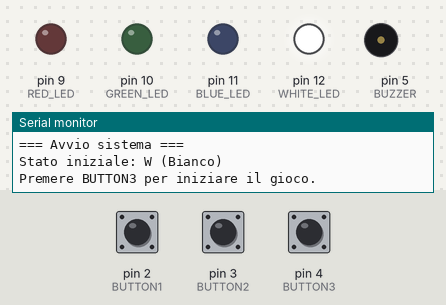
Bench run of a sketch on a simulated Arduino Uno, built with avr-gcc and run on an emulated ATmega328P. Parts: output pins drawn as LEDs (lit = HIGH), buzzer (waves = sounding), the last lines printed to the serial monitor. Inputs (shaded band) come from the test bench; at power-on: pin 4 (BUTTON3) LOW, pin 2 (BUTTON1) LOW, pin 3 (BUTTON2) LOW. Random numbers use the default seed unless the sketch sets one.

Above: at 1.2 s.
1.3 s: pin 4 (BUTTON3) pulled HIGH for 0.15 s
At 2.7 s:
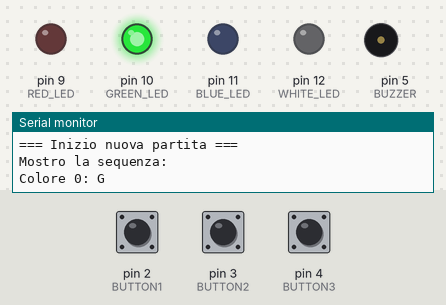
At 6.6 s:
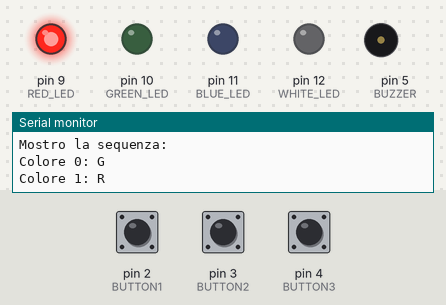
Timing chart, 0 to 21.5 s (numbered marks = the images above; inputs shaded):
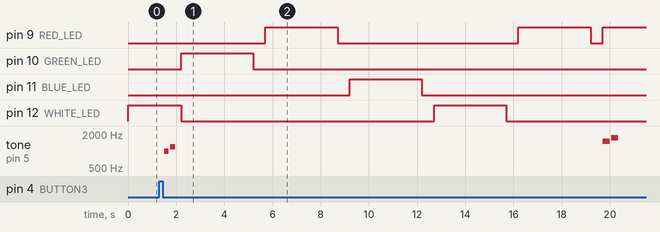

Measured:
- after the input at 1.3 s, pin 9 (RED_LED): goes HIGH 3.0 s, LOW 7.5 s, HIGH 3.0 s, LOW 0.50 s, then HIGH, starting after 4.4 s; pin 10 (GREEN_LED): LOW → HIGH after 0.90 s, → LOW 3.0 s later

The sketch:

colors4craft.ino
```cpp
/****************************************************
 * Esempio completo con gestione della sequenza,
 * segnalazioni musicali tramite PWM e partenza da
 * stato iniziale "bianco" (W):
 *
 * - 2 pulsanti per i giocatori (BUTTON1 e BUTTON2)
 * - 1 pulsante per (ri)avviare il gioco (BUTTON3)
 * - 4 LED (Rosso, Verde, Blu, Bianco)
 * - Buzzer collegato al digital pin 5
 *
 * Funzionalità:
 * 1) Genera una sequenza casuale di input (BUTTON1 o BUTTON2)
 *    e la trasforma in una sequenza di colori, partendo da 'W'.
 * 2) Prima di mostrare la sequenza, il sistema suona una musica di
 *    avviso (playSequenceAlertMelody()).
 * 3) La sequenza di colori viene mostrata, con ogni colore visualizzato
 *    per 3 secondi.
 * 4) Terminata la sequenza, il sistema suona una musica che segnala la
 *    prontezza al gioco (playReadyMelody()).
 * 5) I giocatori si alternano a premere il proprio pulsante per riprodurre
 *    la sequenza.
 * 6) Se un input non corrisponde, il sistema suona una musica di errore
 *    (playErrorMelody()) e segnala la sconfitta.
 * 7) Se la sequenza viene riprodotta correttamente, il sistema suona
 *    una musica di vittoria (playVictoryMelody()).
 * 8) Il gioco ricomincia premendo BUTTON3.
 ****************************************************/

// Pin dei LED
const int RED_LED   = 9;
const int GREEN_LED = 10;
const int BLUE_LED  = 11;
const int WHITE_LED = 12;

// Pin dei pulsanti
const int BUTTON1 = 2;  // Giocatore 1
const int BUTTON2 = 3;  // Giocatore 2
const int BUTTON3 = 4;  // Bottone per (ri)avviare il gioco

// Pin del buzzer
const int BUZZER = 5;

// Costante: lunghezza della sequenza da riprodurre
const int SEQUENCE_LENGTH = 5;

// Lo stato iniziale è sempre "bianco"
char initialState = 'W';

// Variabili per la gestione della sequenza
int generatedActions[SEQUENCE_LENGTH];      // 1 = BUTTON1, 2 = BUTTON2
char expectedSequence[SEQUENCE_LENGTH];       // Sequenza di colori attesa
int playerInputIndex = 0;

// Enum per gestire lo stato del gioco
enum GameState { WAIT_START, SHOW_SEQUENCE, WAIT_INPUT, GAME_OVER, GAME_WIN };
GameState gameState = WAIT_START;

// Funzione per generare la transizione dello stato
char getNextState(char state, int player) {
  if (state == 'R') {
    return (player == 1) ? 'G' : 'B';
  }
  else if (state == 'G') {
    return (player == 1) ? 'B' : 'R';
  }
  else if (state == 'B') {
    // Per entrambi i giocatori, B -> W
    return 'W';
  }
  else if (state == 'W') {
    return (player == 1) ? 'R' : 'G';
  }
  return state;
}

// Funzione per aggiornare i LED in base allo stato
void updateLED(char state) {
  // Spegne tutti i LED
  digitalWrite(RED_LED,   LOW);
  digitalWrite(GREEN_LED, LOW);
  digitalWrite(BLUE_LED,  LOW);
  digitalWrite(WHITE_LED, LOW);

  // Accende il LED corrispondente, se lo stato è valido
  switch (state) {
    case 'R': digitalWrite(RED_LED,   HIGH); break;
    case 'G': digitalWrite(GREEN_LED, HIGH); break;
    case 'B': digitalWrite(BLUE_LED,  HIGH); break;
    case 'W': digitalWrite(WHITE_LED, HIGH); break;
    default: break;
  }
}

// Funzioni per modulare le "musicahette" usando PWM sul buzzer
void playSequenceAlertMelody() {
  tone(BUZZER, 1000, 200);
  delay(250);
  tone(BUZZER, 1200, 200);
  delay(250);
  noTone(BUZZER);
}

void playReadyMelody() {
  tone(BUZZER, 1500, 300);
  delay(350);
  tone(BUZZER, 1700, 300);
  delay(350);
  noTone(BUZZER);
}

void playErrorMelody() {
  tone(BUZZER, 500, 500);
  delay(550);
  noTone(BUZZER);
}

void playVictoryMelody() {
  tone(BUZZER, 2500, 500);
  delay(550);
  tone(BUZZER, 3000, 500);
  delay(550);
  noTone(BUZZER);
}

// Genera la sequenza casuale e calcola la sequenza di colori attesa
void generateSequence() {
  char currentState = initialState;
  for (int i = 0; i < SEQUENCE_LENGTH; i++) {
    // Genera casualmente 1 o 2
    int action = random(1, 3); // random(1,3) restituisce 1 o 2
    generatedActions[i] = action;
    // Calcola il nuovo stato in base all'azione
    currentState = getNextState(currentState, action);
    expectedSequence[i] = currentState;
  }
}

// Mostra la sequenza di colori (ogni colore per 3 secondi)
void showSequence() {
  Serial.println("Mostro la sequenza:");
  for (int i = 0; i < SEQUENCE_LENGTH; i++) {
    Serial.print("Colore ");
    Serial.print(i);
    Serial.print(": ");
    Serial.println(expectedSequence[i]);
    updateLED(expectedSequence[i]);
    delay(3000); // mostra ogni colore per 3 s
    // Spegni i LED tra una visualizzazione e l'altra
    updateLED(' ');
    delay(500);
  }
  // Dopo la sequenza, accende il LED dell'ultimo stato per conferma
  updateLED(expectedSequence[SEQUENCE_LENGTH - 1]);
}

// Inizializza un nuovo gioco: genera la sequenza e mostra i segnali
void startNewGame() {
  Serial.println("=== Inizio nuova partita ===");
  // Genera la sequenza casuale
  generateSequence();
  // Avvisa con una musica di alert che sta per mostrare la sequenza
  playSequenceAlertMelody();
  delay(200);
  // Stato: mostra la sequenza
  gameState = SHOW_SEQUENCE;
  // Mostra la sequenza
  showSequence();
  // Suono che indica la prontezza al gioco
  playReadyMelody();
  // Resetta l'indice di input
  playerInputIndex = 0;
  Serial.println("Sequenza completata. Inizia la riproduzione da parte dei giocatori.");
  gameState = WAIT_INPUT;
}

void setup() {
  // Avvio comunicazione seriale per debug
  Serial.begin(9600);
  Serial.println("=== Avvio sistema ===");

  // Configura i LED come OUTPUT
  pinMode(RED_LED,   OUTPUT);
  pinMode(GREEN_LED, OUTPUT);
  pinMode(BLUE_LED,  OUTPUT);
  pinMode(WHITE_LED, OUTPUT);

  // Configura il buzzer
  pinMode(BUZZER, OUTPUT);
  digitalWrite(BUZZER, LOW);

  // Spegne tutti i LED all'avvio
  updateLED(' ');

  // Configura i pulsanti come INPUT (assumendo pull-down esterni)
  pinMode(BUTTON1, INPUT);
  pinMode(BUTTON2, INPUT);
  pinMode(BUTTON3, INPUT);

  // Stato iniziale del LED (bianco)
  updateLED(initialState);
  Serial.println("Stato iniziale: W (Bianco)");

  // Inizialmente, attendi il comando di start (BUTTON3)
  Serial.println("Premere BUTTON3 per iniziare il gioco.");
}

void loop() {
  // Gestione della macchina a stati
  switch (gameState) {
    case WAIT_START:
      if (digitalRead(BUTTON3) == HIGH) {
        delay(200); // Debounce
        startNewGame();
      }
      break;

    case SHOW_SEQUENCE:
      // Durante la visualizzazione non si accettano input dai giocatori
      break;

    case WAIT_INPUT: {
      // Legge lo stato dei pulsanti dei giocatori
      int button1State = digitalRead(BUTTON1);
      int button2State = digitalRead(BUTTON2);

      if (button1State == HIGH) {
        Serial.println("Giocatore 1 ha premuto BUTTON1.");
        char newState = getNextState((playerInputIndex == 0 ? initialState : expectedSequence[playerInputIndex - 1]), 1);
        if (newState == expectedSequence[playerInputIndex]) {
          Serial.print("OK, colore corretto: ");
          Serial.println(newState);
          updateLED(newState);
          playerInputIndex++;
          delay(300); // Debounce
        } else {
          Serial.println("Colore errato! Giocatori hanno perso.");
          playErrorMelody();
          gameState = GAME_OVER;
        }
      }

      if (button2State == HIGH) {
        Serial.println("Giocatore 2 ha premuto BUTTON2.");
        char newState = getNextState((playerInputIndex == 0 ? initialState : expectedSequence[playerInputIndex - 1]), 2);
        if (newState == expectedSequence[playerInputIndex]) {
          Serial.print("OK, colore corretto: ");
          Serial.println(newState);
          updateLED(newState);
          playerInputIndex++;
          delay(300); // Debounce
        } else {
          Serial.println("Colore errato! Giocatori hanno perso.");
          playErrorMelody();
          gameState = GAME_OVER;
        }
      }
      // Se la sequenza è stata riprodotta correttamente
      if (playerInputIndex >= SEQUENCE_LENGTH) {
        Serial.println("Sequenza completata! Giocatori hanno vinto.");
        playVictoryMelody();
        gameState = GAME_WIN;
      }
      break;
    }

    case GAME_OVER:
      Serial.println("Premere BUTTON3 per riavviare la partita.");
      if (digitalRead(BUTTON3) == HIGH) {
        delay(200);
        startNewGame();
      }
      break;

    case GAME_WIN:
      Serial.println("Premere BUTTON3 per giocare ancora.");
      if (digitalRead(BUTTON3) == HIGH) {
        delay(200);
        startNewGame();
      }
      break;
  }
}
```
